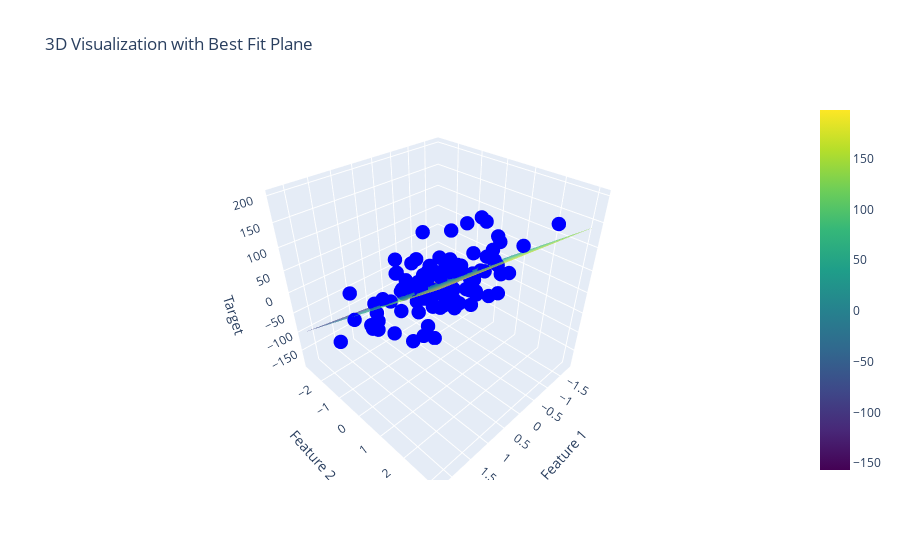

Notebook cell for this chart:
### Markdown cell above
# Another Method for Visualiztion

### Code cell
# Add scatter plot for actual data points
fig.add_trace(go.Scatter3d(
    x=df['feature1'],
    y=df['feature2'],
    z=df['target'],
    mode='markers',
    marker=dict(size=5, color='blue'),
    name='Data Points'
))
# Add regression plane
fig.add_trace(go.Surface(
    x=x_grid,
    y=y_grid,
    z=z_grid,
    colorscale='Viridis',
    opacity=0.7,
    name='Best Fit Plane'
))

# Update layout for better visualization
fig.update_layout(
    scene=dict(
        xaxis_title='Feature 1',
        yaxis_title='Feature 2',
        zaxis_title='Target'
    ),
    title='3D Visualization with Best Fit Plane'
)

fig.show()
